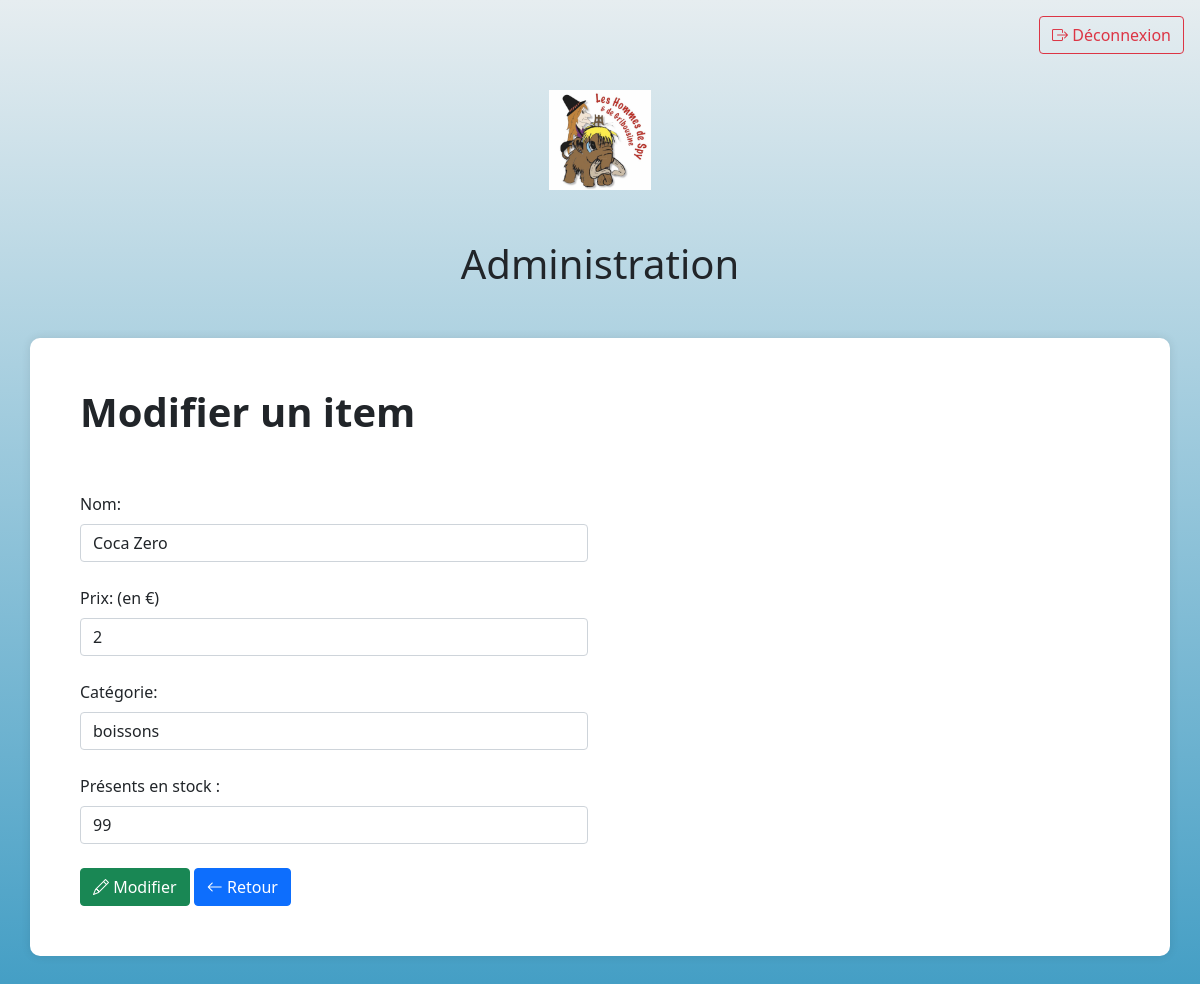
The app's page /admin/update.php?id=2 with its own data.
### tables this page shows
CREATE TABLE `items` (
  `id` int(11) NOT NULL,
  `item_name` varchar(100) NOT NULL,
  `price` float NOT NULL,
  `category_id` int(11) NOT NULL,
  `stock` int(11) NOT NULL
);

### admin/update.php (the view, shortened to what this page needs)
<?php
if (!empty($_GET['id'])) {
    $id = checkInput($_GET['id']);
}
$nameError = $priceError = $categoryError = $stockError = $name = $price = $category = $stock = "";
if (!empty($_POST)) {
    $name               = checkInput($_POST['name']);
    $price              = checkInput($_POST['price']);
    $category           = checkInput($_POST['category']);
    $stock              = checkInput($_POST['stock']);
    $isSuccess          = true;
    if (empty($name)) {
        $nameError = 'Ce champ ne peut pas être vide';
        $isSuccess = false;
    }
    if (empty($stock)) {
        $stockError = 'Ce champ ne peut pas être vide';
        $isSuccess = false;
    }
    if (empty($price)) {
        $priceError = 'Ce champ ne peut pas être vide';
        $isSuccess = false;
    }
    if (empty($category)) {
        $categoryError = 'Ce champ ne peut pas être vide';
        $isSuccess = false;
    }
    if (($isSuccess)) {
        $db = Database::connect();
        $statement = $db->prepare("UPDATE items set item_name = ?, stock = ?, price = ?, category_id = ? where id = ?");
        $statement->execute(array($name, $stock, $price, $category, $id));
        Database::disconnect();
        header("Location: index.php");
    }
} else {
    $db = Database::connect();
    $statement = $db->prepare("SELECT * FROM items where id = ?");
    $statement->execute(array($id));
    $item = $statement->fetch();
    $name           = $item['item_name'];
    $price          = $item['price'];
    $category       = $item['category_id'];
    $stock          = $item['stock'];
}
function checkInput($data)
{
    $data = trim($data);
    $data = stripslashes($data);
    $data = htmlspecialchars($data);
    return $data;
}
?>
<!DOCTYPE html>
<html>
<head>
    <link href="https://cdn.jsdelivr.net/npm/bootstrap@5.1.1/dist/css/bootstrap.min.css" rel="stylesheet">
    <link rel="stylesheet" href="https://cdn.jsdelivr.net/npm/bootstrap-icons@1.5.0/font/bootstrap-icons.css">
    <link rel="stylesheet" href="../css/style.css">
</head>
<body>
    <div class="d-flex justify-content-end p-3">
        <a href="logout.php" class="btn btn-outline-danger">
            <span class="bi-box-arrow-right"></span> Déconnexion
        </a>
    </div>
    <div class="container">
        <div class="en-tete">
            <img class="logo" src="../images/logo.jpg" alt="">
            <h1>Administration</h1>
        </div>
    </div>
    <div class="container admin">
        <div class="row">
            <div class="col-sm-6">
                <h1><strong>Modifier un item</strong></h1>
                <br>
                <form class="form" action="update.php?id=<?php echo $_GET['id']; ?>" role="form" method="post" >
                    <br>
                    <div>
                        <label class="form-label" for="name">Nom:</label>
                        <input type="text" class="form-control" id="name" name="name" placeholder="Nom" value="<?php echo $name; ?>">
                    </div>
                    <br>
                    <div>
                        <label class="form-label" for="price">Prix: (en €)</label>
                        <input type="number" step="0.50" class="form-control" id="price" name="price" placeholder="Prix" value="<?php echo $price; ?>">
                    </div>
                    <br>
                    <div>
                        <label class="form-label" for="category">Catégorie:</label>
                        <select class="form-control" id="category" name="category">
                            <?php
                            $db = Database::connect();
                            foreach ($db->query('SELECT * FROM categories') as $row) {
                                if ($category == $row['id']) {
                                    echo '<option selected="selected" value="' . $row['id'] . '">' . $row['category_name'] . '</option>';
                                } else {
                                    echo '<option value="' . $row['id'] . '">' . $row['category_name'] . '</option>';
                                }
                            }
                            ?>
                        </select>
                    </div>
                    <br>
                    <div>
                        <label class="form-label" for="stock">Présents en stock :</label>
                        <input type="number" step="1" class="form-control" id="stock" name="stock" placeholder="Stock" value="<?php echo $stock; ?>">
                    </div>
                    <br>
                    <div class="form-actions">
                        <button type="submit" class="btn btn-success"><span class="bi-pencil"></span> Modifier</button>
                        <a class="btn btn-primary" href="index.php"><span class="bi-arrow-left"></span> Retour</a>
                    </div>
                </form>
            </div>
        </div>
    </div>
</body>
</html>

### css/style.css (style rules this page uses)
body { background: #419dc4; background: linear-gradient(0deg, rgba(65, 157, 196, 1) 0%, rgba(230, 237, 240, 1) 100%); min-height: 100vh; height: auto; margin: 0; }
.en-tete { text-align: center; margin-top: 20px; margin-bottom: 50px; }
.logo { width: auto; height: 100px; margin-bottom: 50px; }
.admin { background-color: #fff; padding: 50px; border-radius: 10px; margin-bottom: 50px; box-shadow: 0 0 10px rgba(0, 0, 0, 0.1); }

### records on screen
items: name "Coca Zero", price "2", stock "99"

### other values on screen
form field category "boissons"
